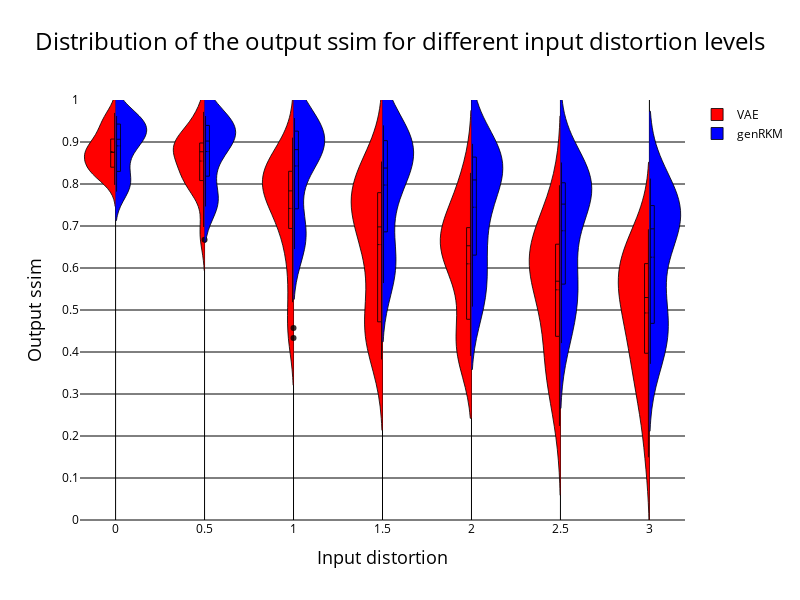

The notebook cell saved with this chart:
### Code cell
traces = []

for i in range(len(reference_points)):

    # Create a trace for the holiday distribution
    trace1 = go.Violin(
        x=reference_matrix[i],
        y=Lists_close_ssim_VAE[i],
        name='VAE' if i == 0 else None,
        side='negative',
        box_visible=True,
        meanline_visible=True,
        #hovertemplate='Holiday<br>Noise Level: %{y.2f} dB(A)',
        #hoverlabel=dict(namelength=0),
        fillcolor='red',
        line=dict(color='rgba(0, 0, 0, 0.8)', width=1) ,
        showlegend=(i == 0) 
    )

    # Create a trace for the normal day distribution
    trace2 = go.Violin(
        x=reference_matrix[i], #to put the two graphs next to each other instead of separately
        y=Lists_close_ssim_genRKM[i],
        name='genRKM' if i == 0 else None,
        side='positive',
        box_visible=True,
        meanline_visible=True,
        #hovertemplate='Normal Day<br>Noise Level: %{y.2f} dB(A)',
        #hoverlabel=dict(namelength=0),
        fillcolor='blue',
        line=dict(color='rgba(0, 0, 0, 0.8)', width=1) ,
        showlegend=(i == 0)
    )

    traces.append(trace1)
    traces.append(trace2)

# Create the layout for the plot
layout_fig1 = go.Layout(
    title=dict(
        text='Distribution of the output ssim for different input distortion levels',
        x=0.5,
        xanchor='center',
        font=dict(color="black", size=24)
    ),
    title_font=dict(size=24, color="black"),  
    xaxis=dict(
        {'title': 'Input distortion'}, 
        range = [-0.2, 3.2],
        #ticktext = ["false",'Holiday - Normal day'],
        title_font=dict(color="black", size = 18),
        tickfont=dict(color='black'),
        showticklabels=True, 
        tickvals = reference_points, 
        ticktext = reference_points,
        gridcolor='black'),
    yaxis=dict(
        {'title': 'Output ssim'},
        title_font=dict(color="black", size = 18),
        tickfont=dict(color="black"),
        #showticklabels=False,
        range = [0, 1],
        tickvals=[-0.1, 0, 0.1, 0.2, 0.3, 0.4, 0.5, 0.6, 0.7, 0.7, 0.8, 0.9, 1],
        gridcolor='black',
        zeroline=True,  # Ensure the zeroline is shown
        zerolinecolor='black',  # Set the color of the zeroline to black
        zerolinewidth=1  # Set the width of the zeroline
        ),
    violingap=0,  # Set the gap between violins to 0 for overlapping
    plot_bgcolor='white',  
    paper_bgcolor='white',  
    legend = dict(font=dict(color='black'))
)

layout_fig1.update(width=800, height=600)

# Create the figure and add the traces
fig1 = go.Figure(data=traces, layout=layout_fig1)

# Show the plot
fig1.show()

### Figure 1 — Plotly figure (JSON) as saved in the notebook; plotly's stock layout.template omitted (floating-point values rounded to 4 significant figures)
{"data": [{"box": {"visible": true}, "fillcolor": "red", "line": {"color": "rgba(0, 0, 0, 0.8)", "width": 1}, "meanline": {"visible": true}, "name": "VAE", "showlegend": true, "side": "negative", "type": "violin", "x": [0, 0, 0, 0, 0, 0, 0, 0, 0, 0, 0, 0, 0, 0, 0, 0, 0, 0, 0, 0, 0, 0, 0, 0, 0], "y": [0.8486, 0.8931, 0.8275, 0.9693, 0.8567, 0.8422, 0.8662, 0.9204, 0.9549, 0.8262, 0.8273, 0.8334, 0.8827, 0.8718, 0.9523, 0.9258, 0.9327, 0.8175, 0.7979, 0.8502, 0.9025, 0.8796, 0.8797, 0.8974, 0.875]}, {"box": {"visible": true}, "fillcolor": "blue", "line": {"color": "rgba(0, 0, 0, 0.8)", "width": 1}, "meanline": {"visible": true}, "name": "genRKM", "showlegend": true, "side": "positive", "type": "violin", "x": [0, 0, 0, 0, 0, 0, 0, 0, 0, 0, 0, 0, 0, 0, 0, 0, 0, 0, 0, 0, 0, 0, 0, 0, 0], "y": [0.9188, 0.9501, 0.8353, 0.8141, 0.9175, 0.9578, 0.8077, 0.962, 0.7818, 0.9065, 0.9159, 0.7937, 0.9538, 0.9369, 0.7835, 0.9291, 0.9554, 0.8992, 0.9023, 0.8673, 0.9402, 0.9578, 0.8721, 0.805, 0.9058]}, {"box": {"visible": true}, "fillcolor": "red", "line": {"color": "rgba(0, 0, 0, 0.8)", "width": 1}, "meanline": {"visible": true}, "showlegend": false, "side": "negative", "type": "violin", "x": [0.5, 0.5, 0.5, 0.5, 0.5, 0.5, 0.5, 0.5, 0.5, 0.5, 0.5, 0.5, 0.5, 0.5, 0.5, 0.5, 0.5, 0.5, 0.5, 0.5, 0.5, 0.5, 0.5, 0.5, 0.5], "y": [0.8417, 0.9019, 0.8049, 0.9438, 0.8398, 0.8519, 0.8868, 0.8918, 0.9718, 0.8219, 0.7895, 0.7857, 0.8885, 0.8087, 0.9489, 0.9029, 0.8904, 0.8502, 0.6675, 0.905, 0.8957, 0.8065, 0.8963, 0.6977, 0.8768]}, {"box": {"visible": true}, "fillcolor": "blue", "line": {"color": "rgba(0, 0, 0, 0.8)", "width": 1}, "meanline": {"visible": true}, "showlegend": false, "side": "positive", "type": "violin", "x": [0.5, 0.5, 0.5, 0.5, 0.5, 0.5, 0.5, 0.5, 0.5, 0.5, 0.5, 0.5, 0.5, 0.5, 0.5, 0.5, 0.5, 0.5, 0.5, 0.5, 0.5, 0.5, 0.5, 0.5, 0.5], "y": [0.9188, 0.9472, 0.8353, 0.7657, 0.9056, 0.9578, 0.7565, 0.9619, 0.7465, 0.8947, 0.9141, 0.7594, 0.9478, 0.9369, 0.7474, 0.9188, 0.9582, 0.8992, 0.9023, 0.837, 0.933, 0.9542, 0.8721, 0.7687, 0.8911]}, {"box": {"visible": true}, "fillcolor": "red", "line": {"color": "rgba(0, 0, 0, 0.8)", "width": 1}, "meanline": {"visible": true}, "showlegend": false, "side": "negative", "type": "violin", "x": [1, 1, 1, 1, 1, 1, 1, 1, 1, 1, 1, 1, 1, 1, 1, 1, 1, 1, 1, 1, 1, 1, 1, 1, 1], "y": [0.7668, 0.7964, 0.7165, 0.8543, 0.8548, 0.8314, 0.6469, 0.8724, 0.4571, 0.7851, 0.798, 0.6609, 0.8191, 0.7053, 0.4332, 0.7485, 0.7836, 0.9104, 0.7375, 0.83, 0.7731, 0.8451, 0.8211, 0.5185, 0.5796]}, {"box": {"visible": true}, "fillcolor": "blue", "line": {"color": "rgba(0, 0, 0, 0.8)", "width": 1}, "meanline": {"visible": true}, "showlegend": false, "side": "positive", "type": "violin", "x": [1, 1, 1, 1, 1, 1, 1, 1, 1, 1, 1, 1, 1, 1, 1, 1, 1, 1, 1, 1, 1, 1, 1, 1, 1], "y": [0.8899, 0.9416, 0.8407, 0.6687, 0.8748, 0.9543, 0.6545, 0.957, 0.645, 0.8805, 0.9065, 0.6938, 0.9293, 0.9248, 0.673, 0.8952, 0.9522, 0.8903, 0.8818, 0.7552, 0.9068, 0.9478, 0.8581, 0.698, 0.8542]}, {"box": {"visible": true}, "fillcolor": "red", "line": {"color": "rgba(0, 0, 0, 0.8)", "width": 1}, "meanline": {"visible": true}, "showlegend": false, "side": "negative", "type": "violin", "x": [1.5, 1.5, 1.5, 1.5, 1.5, 1.5, 1.5, 1.5, 1.5, 1.5, 1.5, 1.5, 1.5, 1.5, 1.5, 1.5, 1.5, 1.5, 1.5, 1.5, 1.5, 1.5, 1.5, 1.5, 1.5], "y": [0.7412, 0.7777, 0.6743, 0.8535, 0.6655, 0.8106, 0.4509, 0.8035, 0.3821, 0.5922, 0.663, 0.4535, 0.841, 0.7695, 0.4285, 0.7011, 0.7753, 0.7844, 0.4598, 0.4757, 0.7737, 0.7882, 0.6979, 0.4604, 0.5689]}, {"box": {"visible": true}, "fillcolor": "blue", "line": {"color": "rgba(0, 0, 0, 0.8)", "width": 1}, "meanline": {"visible": true}, "showlegend": false, "side": "positive", "type": "violin", "x": [1.5, 1.5, 1.5, 1.5, 1.5, 1.5, 1.5, 1.5, 1.5, 1.5, 1.5, 1.5, 1.5, 1.5, 1.5, 1.5, 1.5, 1.5, 1.5, 1.5, 1.5, 1.5, 1.5, 1.5, 1.5], "y": [0.8493, 0.922, 0.8087, 0.6223, 0.834, 0.9396, 0.6032, 0.9345, 0.5641, 0.838, 0.879, 0.6282, 0.9034, 0.9032, 0.5748, 0.8546, 0.9093, 0.8753, 0.763, 0.7053, 0.8872, 0.9184, 0.777, 0.6165, 0.8282]}, {"box": {"visible": true}, "fillcolor": "red", "line": {"color": "rgba(0, 0, 0, 0.8)", "width": 1}, "meanline": {"visible": true}, "showlegend": false, "side": "negative", "type": "violin", "x": [2, 2, 2, 2, 2, 2, 2, 2, 2, 2, 2, 2, 2, 2, 2, 2, 2, 2, 2, 2, 2, 2, 2, 2, 2], "y": [0.6758, 0.7019, 0.7536, 0.4592, 0.6213, 0.6592, 0.3916, 0.8084, 0.3907, 0.6529, 0.8264, 0.4282, 0.6649, 0.6275, 0.4027, 0.6721, 0.6943, 0.5773, 0.6235, 0.4841, 0.6602, 0.7699, 0.7026, 0.407, 0.5924]}, {"box": {"visible": true}, "fillcolor": "blue", "line": {"color": "rgba(0, 0, 0, 0.8)", "width": 1}, "meanline": {"visible": true}, "showlegend": false, "side": "positive", "type": "violin", "x": [2, 2, 2, 2, 2, 2, 2, 2, 2, 2, 2, 2, 2, 2, 2, 2, 2, 2, 2, 2, 2, 2, 2, 2, 2], "y": [0.825, 0.8823, 0.6958, 0.5497, 0.8097, 0.8799, 0.5081, 0.8956, 0.5191, 0.7774, 0.8303, 0.5971, 0.8633, 0.8664, 0.5181, 0.8266, 0.8721, 0.8249, 0.6419, 0.657, 0.8326, 0.894, 0.7193, 0.578, 0.7541]}, {"box": {"visible": true}, "fillcolor": "red", "line": {"color": "rgba(0, 0, 0, 0.8)", "width": 1}, "meanline": {"visible": true}, "showlegend": false, "side": "negative", "type": "violin", "x": [2.5, 2.5, 2.5, 2.5, 2.5, 2.5, 2.5, 2.5, 2.5, 2.5, 2.5, 2.5, 2.5, 2.5, 2.5, 2.5, 2.5, 2.5, 2.5, 2.5, 2.5, 2.5, 2.5, 2.5, 2.5], "y": [0.5612, 0.6618, 0.6149, 0.498, 0.5686, 0.6093, 0.3231, 0.6337, 0.3661, 0.5445, 0.6778, 0.3124, 0.7063, 0.6502, 0.2239, 0.655, 0.6015, 0.5634, 0.3944, 0.4516, 0.6677, 0.7569, 0.7971, 0.3802, 0.4805]}, {"box": {"visible": true}, "fillcolor": "blue", "line": {"color": "rgba(0, 0, 0, 0.8)", "width": 1}, "meanline": {"visible": true}, "showlegend": false, "side": "positive", "type": "violin", "x": [2.5, 2.5, 2.5, 2.5, 2.5, 2.5, 2.5, 2.5, 2.5, 2.5, 2.5, 2.5, 2.5, 2.5, 2.5, 2.5, 2.5, 2.5, 2.5, 2.5, 2.5, 2.5, 2.5, 2.5, 2.5], "y": [0.7595, 0.8512, 0.6154, 0.5119, 0.7521, 0.8361, 0.4619, 0.8375, 0.4212, 0.7404, 0.7997, 0.5652, 0.8361, 0.8125, 0.4607, 0.7579, 0.7827, 0.7898, 0.5507, 0.568, 0.7926, 0.8197, 0.6493, 0.5388, 0.7047]}, {"box": {"visible": true}, "fillcolor": "red", "line": {"color": "rgba(0, 0, 0, 0.8)", "width": 1}, "meanline": {"visible": true}, "showlegend": false, "side": "negative", "type": "violin", "x": [3, 3, 3, 3, 3, 3, 3, 3, 3, 3, 3, 3, 3, 3, 3, 3, 3, 3, 3, 3, 3, 3, 3, 3, 3], "y": [0.6112, 0.6508, 0.6102, 0.4043, 0.5788, 0.4885, 0.2371, 0.6922, 0.3336, 0.4667, 0.6245, 0.1493, 0.6849, 0.5298, 0.4989, 0.5761, 0.575, 0.5297, 0.3752, 0.4443, 0.6254, 0.5681, 0.2967, 0.3348, 0.4388]}, {"box": {"visible": true}, "fillcolor": "blue", "line": {"color": "rgba(0, 0, 0, 0.8)", "width": 1}, "meanline": {"visible": true}, "showlegend": false, "side": "positive", "type": "violin", "x": [3, 3, 3, 3, 3, 3, 3, 3, 3, 3, 3, 3, 3, 3, 3, 3, 3, 3, 3, 3, 3, 3, 3, 3, 3], "y": [0.7124, 0.8129, 0.4428, 0.4704, 0.7146, 0.7804, 0.4135, 0.8013, 0.3717, 0.6933, 0.7618, 0.5305, 0.7551, 0.7464, 0.4056, 0.7175, 0.6987, 0.7026, 0.4615, 0.5239, 0.6834, 0.7666, 0.5795, 0.4499, 0.6488]}], "layout": {"height": 600, "legend": {"font": {"color": "black"}}, "paper_bgcolor": "white", "plot_bgcolor": "white", "title": {"font": {"color": "black", "size": 24}, "text": "Distribution of the output ssim for different input distortion levels", "x": 0.5, "xanchor": "center"}, "violingap": 0, "width": 800, "xaxis": {"gridcolor": "black", "range": [-0.2, 3.2], "showticklabels": true, "tickfont": {"color": "black"}, "ticktext": [0, 0.5, 1, 1.5, 2, 2.5, 3], "tickvals": [0, 0.5, 1, 1.5, 2, 2.5, 3], "title": {"font": {"color": "black", "size": 18}, "text": "Input distortion"}}, "yaxis": {"gridcolor": "black", "range": [0, 1], "tickfont": {"color": "black"}, "tickvals": [-0.1, 0, 0.1, 0.2, 0.3, 0.4, 0.5, 0.6, 0.7, 0.7, 0.8, 0.9, 1], "title": {"font": {"color": "black", "size": 18}, "text": "Output ssim"}, "zeroline": true, "zerolinecolor": "black", "zerolinewidth": 1}}}
